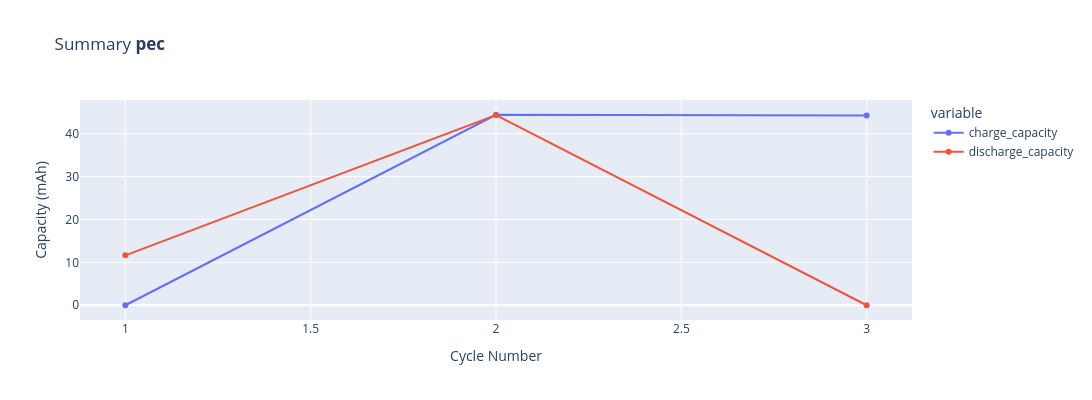

Write notebook code for a chart like this one.
### Markdown cell above
Once you have loaded the files, you can use all the common functionalities of `cellpy` (as described in other example notebooks), such as, e.g., looking at a summary plot:

### Code cell
plotutils.summary_plot(c, y="capacities", width=1200, height=400)

### Figure 1 — Plotly figure (JSON) as saved in the notebook; plotly's stock layout.template omitted (floating-point values rounded to 4 significant figures)
{"data": [{"hovertemplate": "variable=charge_capacity<br>Cycle Number=%{x}<br>Capacity (mAh)=%{y}<extra></extra>", "legendgroup": "charge_capacity", "line": {"color": "#636efa", "dash": "solid"}, "marker": {"symbol": "circle"}, "mode": "lines+markers", "name": "charge_capacity", "orientation": "h", "showlegend": true, "type": "scatter", "x": [1, 2, 3], "xaxis": "x", "y": [0, 44.42, 44.26], "yaxis": "y"}, {"hovertemplate": "variable=discharge_capacity<br>Cycle Number=%{x}<br>Capacity (mAh)=%{y}<extra></extra>", "legendgroup": "discharge_capacity", "line": {"color": "#EF553B", "dash": "solid"}, "marker": {"symbol": "circle"}, "mode": "lines+markers", "name": "discharge_capacity", "orientation": "h", "showlegend": true, "type": "scatter", "x": [1, 2, 3], "xaxis": "x", "y": [11.63, 44.35, 0], "yaxis": "y"}], "layout": {"height": 400, "legend": {"title": {"text": "variable"}, "tracegroupgap": 0}, "title": {"text": "Summary <b>pec</b>"}, "width": 1200, "xaxis": {"anchor": "y", "autorange": true, "domain": [0, 1], "range": [0.8788, 3.121], "title": {"text": "Cycle Number"}, "type": "linear"}, "yaxis": {"anchor": "x", "autorange": true, "domain": [0, 1], "range": [-3.44, 47.86], "title": {"text": "Capacity (mAh)"}, "type": "linear"}}}
